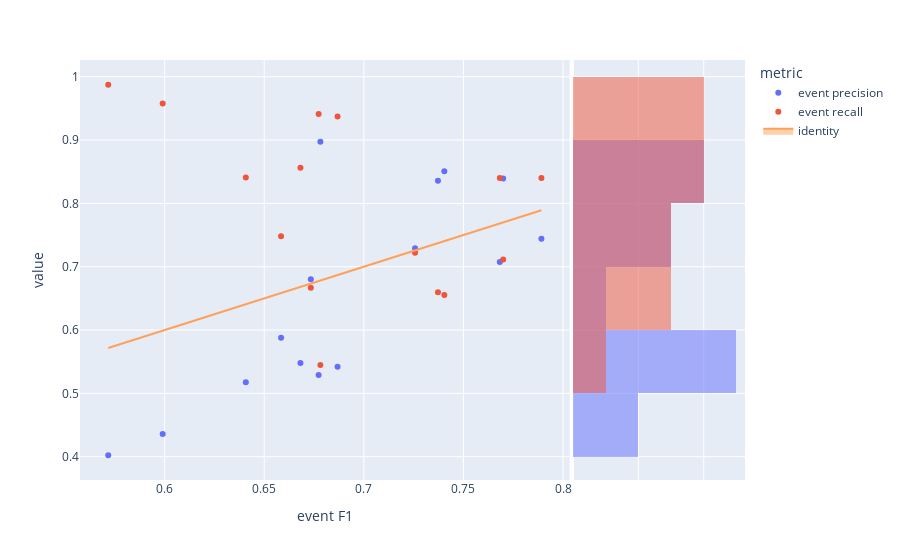

Notebook code for this chart:
### Code cell
fig=px.scatter(visualTradeoff,x='event F1',y='value',color='metric', marginal_y="histogram")
fig.add_trace(
    go.Scatter(x=experimentModels['eventF1'], y=experimentModels['eventF1'], name="identity", mode='lines',fill="toself")
)
fig.show()

### Figure 1 — Plotly figure (JSON) as saved in the notebook; plotly's stock layout.template omitted (floating-point values rounded to 4 significant figures)
{"data": [{"hovertemplate": "metric=event precision<br>event F1=%{x}<br>value=%{y}<extra></extra>", "legendgroup": "event precision", "marker": {"color": "#636efa", "symbol": "circle"}, "mode": "markers", "name": "event precision", "orientation": "v", "showlegend": true, "type": "scatter", "x": [0.6782, 0.7891, 0.6585, 0.6682, 0.6734, 0.6408, 0.7699, 0.7683, 0.6868, 0.7257, 0.6773, 0.599, 0.7372, 0.7404, 0.5717], "xaxis": "x", "y": [0.8975, 0.7442, 0.5879, 0.5478, 0.6803, 0.5175, 0.8391, 0.7076, 0.542, 0.7293, 0.529, 0.4358, 0.8356, 0.8506, 0.4023], "yaxis": "y"}, {"alignmentgroup": "True", "bingroup": "y", "hovertemplate": "metric=event precision<br>value=%{y}<br>count=%{x}<extra></extra>", "legendgroup": "event precision", "marker": {"color": "#636efa"}, "name": "event precision", "offsetgroup": "event precision", "opacity": 0.5, "showlegend": false, "type": "histogram", "xaxis": "x2", "y": [0.8975, 0.7442, 0.5879, 0.5478, 0.6803, 0.5175, 0.8391, 0.7076, 0.542, 0.7293, 0.529, 0.4358, 0.8356, 0.8506, 0.4023], "yaxis": "y2"}, {"hovertemplate": "metric=event recall<br>event F1=%{x}<br>value=%{y}<extra></extra>", "legendgroup": "event recall", "marker": {"color": "#EF553B", "symbol": "circle"}, "mode": "markers", "name": "event recall", "orientation": "v", "showlegend": true, "type": "scatter", "x": [0.6782, 0.7891, 0.6585, 0.6682, 0.6734, 0.6408, 0.7699, 0.7683, 0.6868, 0.7257, 0.6773, 0.599, 0.7372, 0.7404, 0.5717], "xaxis": "x", "y": [0.545, 0.8399, 0.7483, 0.8563, 0.6667, 0.841, 0.7113, 0.8403, 0.9373, 0.7221, 0.9413, 0.9579, 0.6596, 0.6555, 0.9873], "yaxis": "y"}, {"alignmentgroup": "True", "bingroup": "y", "hovertemplate": "metric=event recall<br>value=%{y}<br>count=%{x}<extra></extra>", "legendgroup": "event recall", "marker": {"color": "#EF553B"}, "name": "event recall", "offsetgroup": "event recall", "opacity": 0.5, "showlegend": false, "type": "histogram", "xaxis": "x2", "y": [0.545, 0.8399, 0.7483, 0.8563, 0.6667, 0.841, 0.7113, 0.8403, 0.9373, 0.7221, 0.9413, 0.9579, 0.6596, 0.6555, 0.9873], "yaxis": "y2"}, {"fill": "toself", "mode": "lines", "name": "identity", "type": "scatter", "x": [0.6782, 0.7891, 0.6585, 0.6682, 0.6734, 0.6408, 0.7699, 0.7683, 0.6868, 0.7257, 0.6773, 0.599, 0.7372, 0.7404, 0.5717], "y": [0.6782, 0.7891, 0.6585, 0.6682, 0.6734, 0.6408, 0.7699, 0.7683, 0.6868, 0.7257, 0.6773, 0.599, 0.7372, 0.7404, 0.5717]}], "layout": {"barmode": "overlay", "legend": {"title": {"text": "metric"}, "tracegroupgap": 0}, "margin": {"t": 60}, "xaxis": {"anchor": "y", "domain": [0, 0.7363], "title": {"text": "event F1"}}, "xaxis2": {"anchor": "y2", "domain": [0.7413, 1], "matches": "x2", "showgrid": true, "showline": false, "showticklabels": false, "ticks": ""}, "yaxis": {"anchor": "x", "domain": [0, 1], "title": {"text": "value"}}, "yaxis2": {"anchor": "x2", "domain": [0, 1], "matches": "y", "showgrid": true, "showticklabels": false}}}
